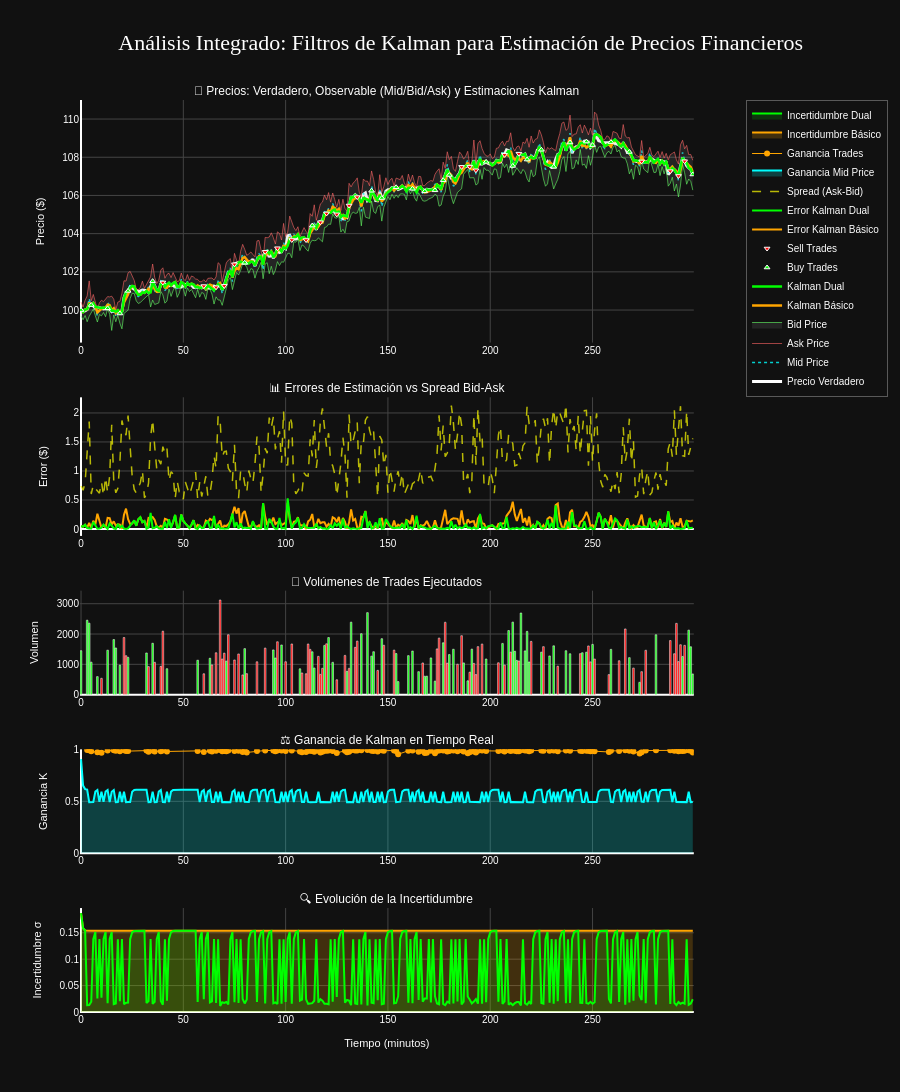

Notebook cell for this chart:
### Code cell
# =============================================================================
# CONFIGURACIÓN FINAL DEL LAYOUT Y EJES
# =============================================================================

# Layout principal con tema oscuro
fig_integrated.update_layout(
    title={
        'text': '🎯 Análisis Integrado: Filtros de Kalman para Estimación de Precios Financieros',
        'font': {'color': 'white', 'size': 22, 'family': 'Arial Black'},
        'x': 0.5
    },
    height=1200,
    showlegend=True,
    legend=dict(
        x=1.02, y=1,
        font=dict(color='white', size=10),
        bgcolor='rgba(17, 17, 17, 0.9)',
        bordercolor='rgba(255, 255, 255, 0.3)',
        borderwidth=1
    ),
    plot_bgcolor='rgb(17, 17, 17)',
    paper_bgcolor='rgb(17, 17, 17)',
    font=dict(color='white', family='Arial')
)

# Configurar ejes con tema oscuro para todos los subplots
# CORRECCIÓN: Alineación perfecta de todos los ejes X
for i in range(1, 6):
    fig_integrated.update_xaxes(
        gridcolor='rgb(68, 68, 68)',
        tickfont=dict(color='white', size=10),
        title_font=dict(color='white', size=11),
        range=[-0.5, len(time_axis)-0.5],  # Rango explícito para alineación perfecta
        dtick=50,  # Marcas cada 50 períodos para alineación visual
        row=i, col=1
    )
    fig_integrated.update_yaxes(
        gridcolor='rgb(68, 68, 68)',
        tickfont=dict(color='white', size=10),
        title_font=dict(color='white', size=11),
        row=i, col=1
    )

# Títulos específicos de ejes
fig_integrated.update_xaxes(title_text="Tiempo (minutos)", row=5, col=1)

fig_integrated.update_yaxes(title_text="Precio ($)", row=1, col=1)
fig_integrated.update_yaxes(title_text="Error ($)", row=2, col=1)
fig_integrated.update_yaxes(title_text="Volumen", row=3, col=1)
fig_integrated.update_yaxes(title_text="Ganancia K", row=4, col=1)
fig_integrated.update_yaxes(title_text="Incertidumbre σ", row=5, col=1)

# Configurar eje secundario para el spread (subplot 2)
fig_integrated.update_yaxes(
    title_text="Spread ($)", 
    side="right",
    overlaying="y2",
    row=2, col=1,
    secondary_y=True
)

# Actualizar títulos de subplots con color blanco
annotations = list(fig_integrated.layout.annotations)
for annotation in annotations:
    annotation.font.color = 'white'
    annotation.font.size = 12
fig_integrated.layout.annotations = annotations

# Ajustar rangos de algunos ejes para mejor visualización
fig_integrated.update_yaxes(range=[0, max(volumes_by_time)*1.1], row=3, col=1)  # Volúmenes
fig_integrated.update_yaxes(range=[0, 1], row=4, col=1)  # Ganancia (0-1)

# Mostrar la visualización
fig_integrated.show()

print("🎯 VISUALIZACIÓN INTEGRADA COMPLETADA")
print("=" * 60)
print("📊 La visualización incluye:")
print("   1️⃣ Precios: Verdadero, observables (Mid/Bid/Ask), trades y ambos filtros Kalman")
print("   2️⃣ Errores: Comparación de errores de ambos filtros vs spread bid-ask")
print("   3️⃣ Volúmenes: Barras de volumen cuando hay trades (0 cuando no hay)")
print("   4️⃣ Ganancias: Evolución de las ganancias de Kalman en tiempo real")
print("   5️⃣ Incertidumbre: Reducción de varianza de ambos filtros en el tiempo")
print()
print("🔍 OBSERVACIONES CLAVE:")
print(f"   • Kalman Dual (verde) vs Básico (naranja) en seguimiento del precio verdadero")
print(f"   • Correlación entre spread alto y errores de estimación")
print(f"   • Volúmenes de trades distribuidos temporalmente")
print(f"   • Ganancias altas inicial que se estabilizan (~0.94 para mid prices)")
print(f"   • Reducción dramática de incertidumbre en primeros períodos")
print()
print("💡 Interactividad: Hover sobre cualquier punto para ver detalles específicos")

### Figure 1 — Plotly figure (JSON) as saved in the notebook; plotly's stock layout.template omitted (floating-point values rounded to 4 significant figures; data arrays with more than 128 entries replaced by an {"elided": "..."} marker saying what was removed)
{"data": [{"hovertemplate": "<b>Tiempo:</b> %{x}<br><b>Precio Verdadero:</b> $%{y:.4f}<extra></extra>", "line": {"color": "white", "width": 3}, "name": "Precio Verdadero", "type": "scatter", "x": {"elided": "300 int values"}, "xaxis": "x", "y": {"elided": "300 float values"}, "yaxis": "y"}, {"hovertemplate": "<b>Tiempo:</b> %{x}<br><b>Mid Price:</b> $%{y:.4f}<extra></extra>", "line": {"color": "cyan", "dash": "dot", "width": 1.5}, "name": "Mid Price", "opacity": 0.8, "type": "scatter", "x": {"elided": "300 int values"}, "xaxis": "x", "y": {"elided": "300 float values"}, "yaxis": "y"}, {"hovertemplate": "<b>Tiempo:</b> %{x}<br><b>Ask:</b> $%{y:.4f}<extra></extra>", "line": {"color": "rgba(255,100,100,0.6)", "width": 1}, "mode": "lines", "name": "Ask Price", "type": "scatter", "x": {"elided": "300 int values"}, "xaxis": "x", "y": {"elided": "300 float values"}, "yaxis": "y"}, {"fill": "tonexty", "fillcolor": "rgba(150,150,150,0.15)", "hovertemplate": "<b>Tiempo:</b> %{x}<br><b>Bid:</b> $%{y:.4f}<extra></extra>", "line": {"color": "rgba(100,255,100,0.6)", "width": 1}, "mode": "lines", "name": "Bid Price", "type": "scatter", "x": {"elided": "300 int values"}, "xaxis": "x", "y": {"elided": "300 float values"}, "yaxis": "y"}, {"customdata": {"elided": "300 float values"}, "hovertemplate": "<b>Tiempo:</b> %{x}<br><b>Kalman Básico:</b> $%{y:.4f}<br><b>Error:</b> $%{customdata:.4f}<extra></extra>", "line": {"color": "orange", "width": 2.5}, "name": "Kalman Básico", "type": "scatter", "x": {"elided": "300 int values"}, "xaxis": "x", "y": {"elided": "300 float values"}, "yaxis": "y"}, {"customdata": {"elided": "300 float values"}, "hovertemplate": "<b>Tiempo:</b> %{x}<br><b>Kalman Dual:</b> $%{y:.4f}<br><b>Error:</b> $%{customdata:.4f}<extra></extra>", "line": {"color": "lime", "width": 2.5}, "name": "Kalman Dual", "type": "scatter", "x": {"elided": "300 int values"}, "xaxis": "x", "y": {"elided": "300 float values"}, "yaxis": "y"}, {"customdata": [1449, 1068, 1464, 970, 1227, 1692, 1518, 1412, 1268, 1845, 1354, 1436, 602, 442, 1709, 1321, 1175, 2390, 2084, 1399, 1609, 1347, 1397, 1655, 1490, 1220, 679], "hovertemplate": "<b>Tiempo:</b> %{x}<br><b>Precio Trade:</b> $%{y:.4f}<br><b>Volumen:</b> %{customdata:,.0f}<extra></extra>", "marker": {"color": "lime", "line": {"color": "white", "width": 1}, "size": 5, "symbol": "triangle-up"}, "mode": "markers", "name": "Buy Trades", "type": "scatter", "x": [0, 5, 13, 19, 23, 35, 80, 113, 142, 147, 154, 162, 168, 173, 177, 180, 198, 211, 218, 225, 231, 239, 247, 250, 259, 268, 299], "xaxis": "x", "y": [100.0, 100.3, 100.1, 99.82, 101.0, 101.5, 102.5, 104.4, 106.2, 105.9, 106.4, 106.3, 106.2, 106.3, 106.8, 107.1, 107.8, 107.5, 107.9, 108.4, 107.5, 108.8, 108.8, 108.6, 108.8, 108.3, 107.1], "yaxis": "y"}, {"customdata": [2090, 686, 1380, 1365, 1141, 1533, 1743, 1669, 687, 662, 1676, 488, 859, 1764, 1944, 737, 660, 972, 1107, 756, 1783, 1089, 1623], "hovertemplate": "<b>Tiempo:</b> %{x}<br><b>Precio Trade:</b> $%{y:.4f}<br><b>Volumen:</b> %{customdata:,.0f}<extra></extra>", "marker": {"color": "red", "line": {"color": "white", "width": 1}, "size": 5, "symbol": "triangle-down"}, "mode": "markers", "name": "Sell Trades", "type": "scatter", "x": [40, 60, 66, 70, 75, 90, 96, 103, 110, 117, 120, 125, 131, 135, 186, 190, 193, 207, 214, 274, 288, 292, 295], "xaxis": "x", "y": [101.4, 101.3, 101.2, 101.3, 102.4, 103.0, 103.2, 103.7, 103.7, 104.6, 105.1, 105.0, 105.5, 105.9, 107.5, 107.5, 107.3, 108.1, 108.2, 107.8, 107.3, 107.0, 107.8], "yaxis": "y"}, {"hovertemplate": "<b>Tiempo:</b> %{x}<br><b>Error Básico:</b> $%{y:.4f}<extra></extra>", "line": {"color": "orange", "width": 2}, "name": "Error Kalman Básico", "type": "scatter", "x": {"elided": "300 int values"}, "xaxis": "x2", "y": {"elided": "300 float values"}, "yaxis": "y2"}, {"hovertemplate": "<b>Tiempo:</b> %{x}<br><b>Error Dual:</b> $%{y:.4f}<extra></extra>", "line": {"color": "lime", "width": 2}, "name": "Error Kalman Dual", "type": "scatter", "x": {"elided": "300 int values"}, "xaxis": "x2", "y": {"elided": "300 float values"}, "yaxis": "y2"}, {"hovertemplate": "<b>Tiempo:</b> %{x}<br><b>Spread:</b> $%{y:.4f}<extra></extra>", "line": {"color": "yellow", "dash": "dash", "width": 1.5}, "name": "Spread (Ask-Bid)", "opacity": 0.7, "type": "scatter", "x": {"elided": "300 int values"}, "xaxis": "x2", "y": {"elided": "300 float values"}, "yaxis": "y2"}, {"hovertemplate": "<b>Tiempo:</b> %{x}<br><b>Volumen:</b> %{y:,.0f}<br>%{text}<extra></extra>", "marker": {"color": {"elided": "300 str values"}, "line": {"color": "white", "width": 0.5}}, "name": "Volumen Trades", "showlegend": false, "text": {"elided": "300 str values"}, "textfont": {"size": 8}, "textposition": "outside", "type": "bar", "x": {"elided": "300 int values"}, "xaxis": "x3", "y": {"elided": "300 float values"}, "yaxis": "y4"}, {"fill": "tozeroy", "fillcolor": "rgba(0,255,255,0.2)", "hovertemplate": "<b>Tiempo:</b> %{x}<br><b>Ganancia Mid:</b> %{y:.3f}<extra></extra>", "line": {"color": "cyan", "width": 2}, "name": "Ganancia Mid Price", "type": "scatter", "x": {"elided": "300 int values"}, "xaxis": "x4", "y": {"elided": "300 float values"}, "yaxis": "y5"}, {"hovertemplate": "<b>Tiempo:</b> %{x}<br><b>Ganancia Trade:</b> %{y:.3f}<extra></extra>", "line": {"color": "orange", "width": 1}, "marker": {"color": "orange", "size": 6}, "mode": "markers+lines", "name": "Ganancia Trades", "type": "scatter", "x": {"elided": "147 int values"}, "xaxis": "x4", "y": {"elided": "147 float values"}, "yaxis": "y5"}, {"fill": "tozeroy", "fillcolor": "rgba(255,165,0,0.2)", "hovertemplate": "<b>Tiempo:</b> %{x}<br><b>Incertidumbre Básico:</b> %{y:.4f}<extra></extra>", "line": {"color": "orange", "width": 2}, "name": "Incertidumbre Básico", "type": "scatter", "x": {"elided": "300 int values"}, "xaxis": "x5", "y": {"elided": "300 float values"}, "yaxis": "y6"}, {"fill": "tozeroy", "fillcolor": "rgba(0,255,0,0.15)", "hovertemplate": "<b>Tiempo:</b> %{x}<br><b>Incertidumbre Dual:</b> %{y:.4f}<extra></extra>", "line": {"color": "lime", "width": 2}, "name": "Incertidumbre Dual", "type": "scatter", "x": {"elided": "300 int values"}, "xaxis": "x5", "y": {"elided": "300 float values"}, "yaxis": "y6"}], "layout": {"annotations": [{"font": {"color": "white", "size": 12}, "showarrow": false, "text": "🎯 Precios: Verdadero, Observable (Mid/Bid/Ask) y Estimaciones Kalman", "x": 0.47, "xanchor": "center", "xref": "paper", "y": 1, "yanchor": "bottom", "yref": "paper"}, {"font": {"color": "white", "size": 12}, "showarrow": false, "text": "📊 Errores de Estimación vs Spread Bid-Ask", "x": 0.47, "xanchor": "center", "xref": "paper", "y": 0.674, "yanchor": "bottom", "yref": "paper"}, {"font": {"color": "white", "size": 12}, "showarrow": false, "text": "💱 Volúmenes de Trades Ejecutados", "x": 0.47, "xanchor": "center", "xref": "paper", "y": 0.462, "yanchor": "bottom", "yref": "paper"}, {"font": {"color": "white", "size": 12}, "showarrow": false, "text": "⚖️ Ganancia de Kalman en Tiempo Real", "x": 0.47, "xanchor": "center", "xref": "paper", "y": 0.288, "yanchor": "bottom", "yref": "paper"}, {"font": {"color": "white", "size": 12}, "showarrow": false, "text": "🔍 Evolución de la Incertidumbre", "x": 0.47, "xanchor": "center", "xref": "paper", "y": 0.114, "yanchor": "bottom", "yref": "paper"}], "font": {"color": "white", "family": "Arial"}, "height": 1200, "legend": {"bgcolor": "rgba(17, 17, 17, 0.9)", "bordercolor": "rgba(255, 255, 255, 0.3)", "borderwidth": 1, "font": {"color": "white", "size": 10}, "x": 1.02, "y": 1}, "paper_bgcolor": "rgb(17, 17, 17)", "plot_bgcolor": "rgb(17, 17, 17)", "showlegend": true, "title": {"font": {"color": "white", "family": "Arial Black", "size": 22}, "text": "🎯 Análisis Integrado: Filtros de Kalman para Estimación de Precios Financieros", "x": 0.5}, "xaxis": {"anchor": "y", "domain": [0, 0.94], "dtick": 50, "gridcolor": "rgb(68, 68, 68)", "range": [-0.5, 299.5], "tickfont": {"color": "white", "size": 10}, "title": {"font": {"color": "white", "size": 11}}}, "xaxis2": {"anchor": "y2", "domain": [0, 0.94], "dtick": 50, "gridcolor": "rgb(68, 68, 68)", "range": [-0.5, 299.5], "tickfont": {"color": "white", "size": 10}, "title": {"font": {"color": "white", "size": 11}}}, "xaxis3": {"anchor": "y4", "domain": [0, 0.94], "dtick": 50, "gridcolor": "rgb(68, 68, 68)", "range": [-0.5, 299.5], "tickfont": {"color": "white", "size": 10}, "title": {"font": {"color": "white", "size": 11}}}, "xaxis4": {"anchor": "y5", "domain": [0, 0.94], "dtick": 50, "gridcolor": "rgb(68, 68, 68)", "range": [-0.5, 299.5], "tickfont": {"color": "white", "size": 10}, "title": {"font": {"color": "white", "size": 11}}}, "xaxis5": {"anchor": "y6", "domain": [0, 0.94], "dtick": 50, "gridcolor": "rgb(68, 68, 68)", "range": [-0.5, 299.5], "tickfont": {"color": "white", "size": 10}, "title": {"font": {"color": "white", "size": 11}, "text": "Tiempo (minutos)"}}, "yaxis": {"anchor": "x", "domain": [0.734, 1], "gridcolor": "rgb(68, 68, 68)", "tickfont": {"color": "white", "size": 10}, "title": {"font": {"color": "white", "size": 11}, "text": "Precio ($)"}}, "yaxis2": {"anchor": "x2", "domain": [0.522, 0.674], "gridcolor": "rgb(68, 68, 68)", "tickfont": {"color": "white", "size": 10}, "title": {"font": {"color": "white", "size": 11}, "text": "Error ($)"}}, "yaxis3": {"anchor": "x2", "gridcolor": "rgb(68, 68, 68)", "overlaying": "y2", "side": "right", "tickfont": {"color": "white", "size": 10}, "title": {"font": {"color": "white", "size": 11}, "text": "Spread ($)"}}, "yaxis4": {"anchor": "x3", "domain": [0.348, 0.462], "gridcolor": "rgb(68, 68, 68)", "range": [0, 3431.0], "tickfont": {"color": "white", "size": 10}, "title": {"font": {"color": "white", "size": 11}, "text": "Volumen"}}, "yaxis5": {"anchor": "x4", "domain": [0.174, 0.288], "gridcolor": "rgb(68, 68, 68)", "range": [0, 1], "tickfont": {"color": "white", "size": 10}, "title": {"font": {"color": "white", "size": 11}, "text": "Ganancia K"}}, "yaxis6": {"anchor": "x5", "domain": [0, 0.114], "gridcolor": "rgb(68, 68, 68)", "tickfont": {"color": "white", "size": 10}, "title": {"font": {"color": "white", "size": 11}, "text": "Incertidumbre σ"}}}}
